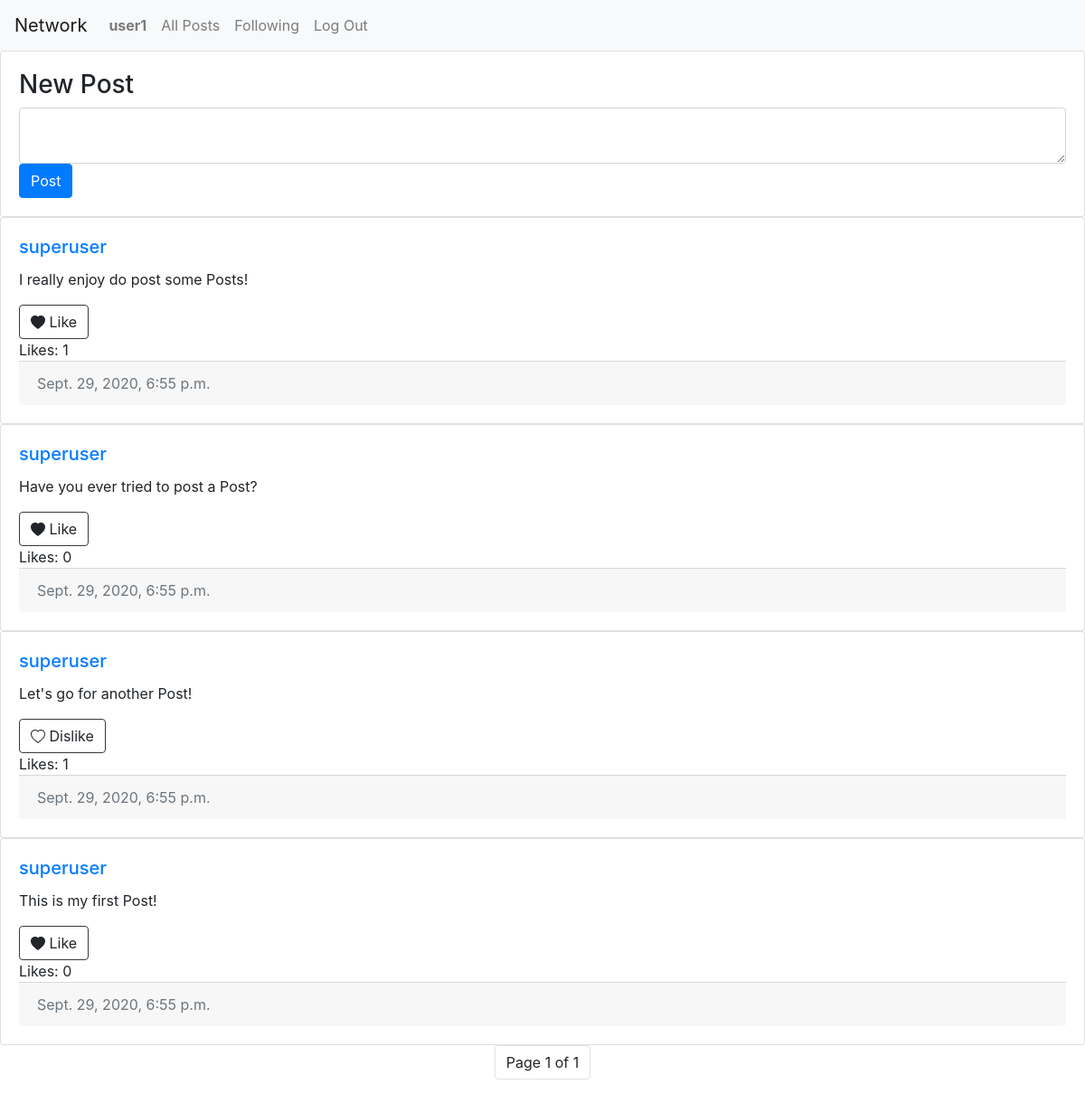
Page /following (signed in) on the earlier database version.
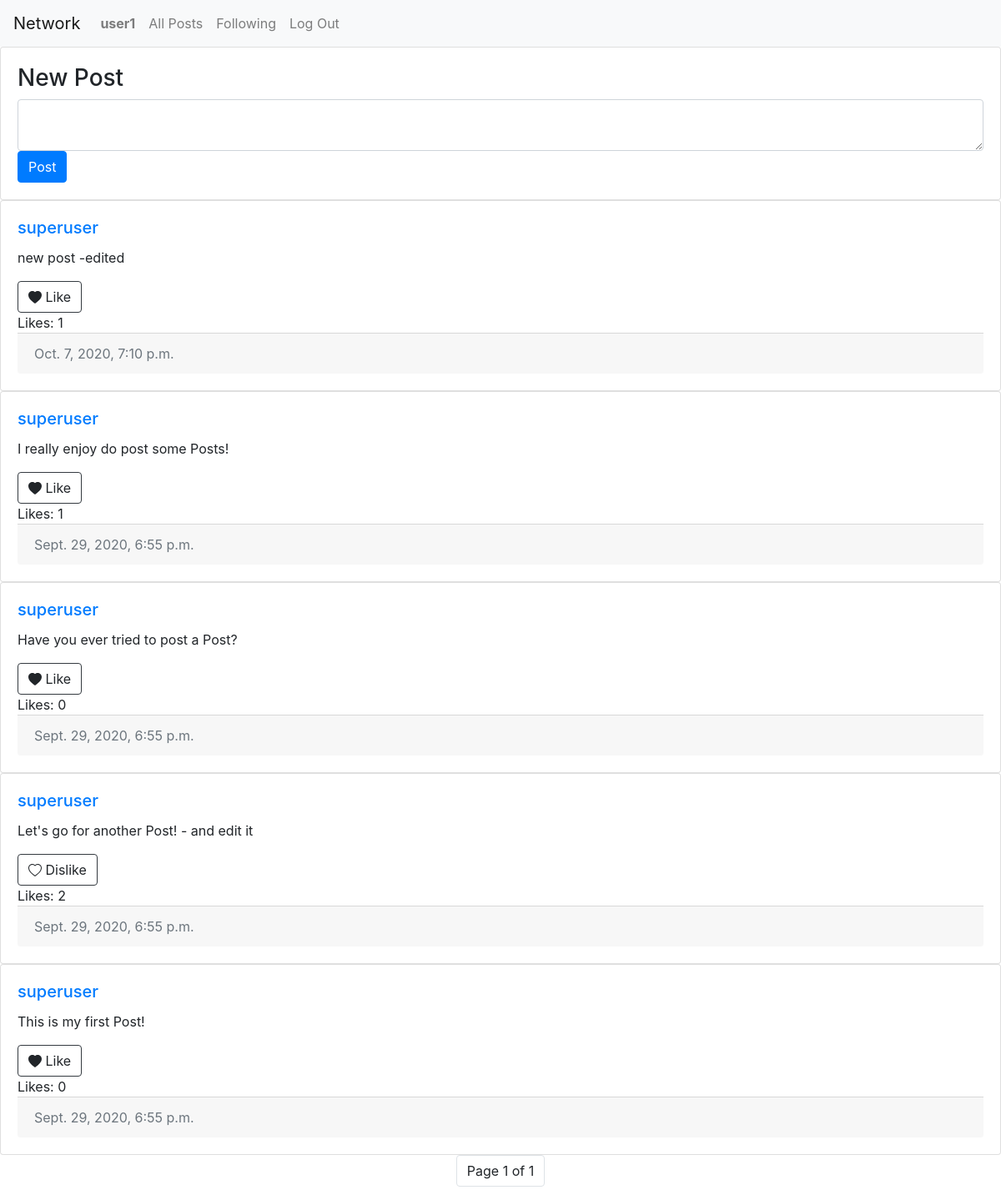
Same page on the later database version.
### network/models.py (models this page shows, shortened)
class Post(models.Model):
    text = models.TextField()
    user = models.ForeignKey(
        "User", on_delete=models.CASCADE, related_name="posts")
    created_at = models.DateTimeField(auto_now_add=True)
    likes = models.ManyToManyField(
        "User", blank=True, related_name="likes")

class User(AbstractUser):
    pass

### network/views.py (the view)
# urls.py: path("following", views.following, name="following"),
@csrf_exempt
@login_required
def following(request):
    all_user = User.objects.all()
    following_user = []
    for user in all_user:
        if Follower.objects.filter(user=user, follower=request.user).exists():
           following_user.append(user)
    posts = Post.objects.filter(user__in=following_user)
    posts = posts.order_by("-created_at")
    posts = pagination(request, posts)
    return render(request, "network/index.html", {
        "posts": posts
    })

### network/views.py (called while the page is built)
def pagination(request, list):
    paginator = Paginator(list, 10)
    page_number = request.GET.get('page')
    paginatedList = paginator.get_page(page_number)
    return paginatedList

### network/templates/network/index.html (shortened to what this page needs)
{% extends "network/layout.html" %} {% load static %} {% block body %}
<div id="posts">
    {% if user.is_authenticated %}
    <div class="card">
        <div class="card-body">
        <h3>New Post</h3>
        <form id="compose-form" onsubmit="create_post();return false;">
            <textarea class="form-control" id="post-text"></textarea>
            <input type="submit" class="btn btn-primary" value="Post" />
        </form>
        </div>
    </div>
    {% endif %}
    {% for post in posts %}
    <div  class="card">
        <div class="card-body">
            <h5 class="card-title">
                <a id="author" href="{% url 'profile' post.user.username %}">{{ post.user }}</a>
            </h5>
            <p id="{{post.id}}" class="card-text">{{ post.text }}</p>
            {% if user.is_authenticated %}
            {% if request.user in post.likes.all %}
                <a id="dislike-{{ post.id }}" data-post="{{ post.id }}" class="btn btn-outline-dark" onclick="like(event)">
                     Dislike
                </a>
            {% else %}
                <a id="like-{{ post.id }}" data-post="{{ post.id }}" class="btn btn-outline-dark" onclick="like(event)">
                    <svg width="1em" height="1em" viewBox="0 0 16 16" class="bi bi-heart-fill"
                                fill="currentColor" xmlns="http://www.w3.org/2000/svg">
                                <path fill-rule="evenodd"
                                d="M8 1.314C12.438-3.248 23.534 4.735 8 15-7.534 4.736 3.562-3.248 8 1.314z"
                                />
                    </svg> Like
                </a>
            {% endif %}
            {% endif %}
            <div id="likes-{{ post.id }}">Likes: {{ post.likes.count }}</div>
            <div class="card-footer text-muted">{{ post.created_at }}</div>
        </div>
    </div>
    {% empty %}
        <div class="alert alert-info" role="alert">There are currently no posts available!</div>
    {% endfor %}
    <ul class="pagination justify-content-center">
        <li class="page-item"><a class="page-link">Page {{ posts.number }} of {{ posts.paginator.num_pages }}</a></li>
    </ul>
</div>
{% endblock %}

Differences in the rows shown:
added Post: user "superuser", text "new post -edited", likes.count "1", created_at "Oct. 7, 2020, 7:10 p.m."
changed Post: text "Let's go for another Post!" → "Let's go for another Post! - and edit it"; likes.count "1" → "2"
